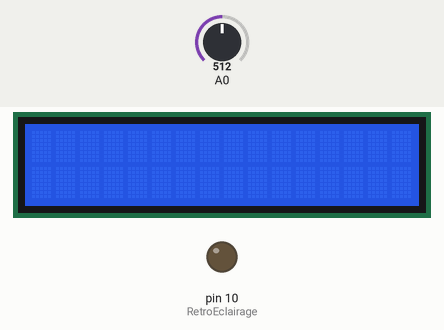
The sketch below on a simulated Arduino Uno, built with avr-gcc and run on an emulated ATmega328P. Shown: 16×2 character LCD, output pins drawn as LEDs (lit = HIGH). The test bench sets the inputs (shaded band); at power-on: A0 = 512.

Above: at 0.2 s.
Timing chart, 0 to 1.7 s (numbered marks = the images above):
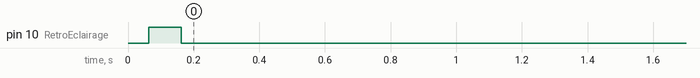

The sketch:

shield-start.ino
```cpp
#include <LiquidCrystal.h>
LiquidCrystal lcd(8, 9, 4, 5, 6, 7);
#define RetroEclairage 10

char detectButton(int analog) {
  if (analog < 50) return 'R';
  if ( (analog > 95) && (analog < 150) ) return 'U';
  if ( (analog > 240) && (analog < 350) ) return 'D';
  if ( (analog > 400) && (analog < 500) ) return 'L';
  if ( (analog > 600) && (analog < 750) ) return 'S';
}

void setup() {
  randomSeed(A0);
  lcd.begin(16, 2);
  pinMode(RetroEclairage, OUTPUT);
  digitalWrite(RetroEclairage, HIGH);
  delay(100);
  digitalWrite(RetroEclairage, LOW);
}

void loop() {
  int buttonValue = analogRead(A0);
  if(buttonValue < 900) {
    char button = detectButton(buttonValue);
    if(button == 'R') {
    }
    if(button == 'L') {
    }
    if(button == 'U') {
    }
    if(button == 'D') {
    }
  }
}
```
